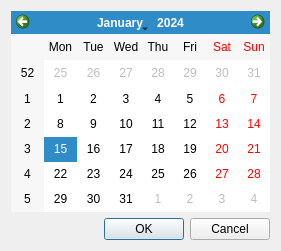
<?xml version="1.0" encoding="UTF-8"?>
<ui version="4.0">
 <class>UserCalendar</class>
 <widget class="QDialog" name="UserCalendar">
  <property name="geometry">
   <rect>
    <x>0</x>
    <y>0</y>
    <width>281</width>
    <height>251</height>
   </rect>
  </property>
  <property name="windowTitle">
   <string>Dialog</string>
  </property>
  <layout class="QGridLayout" name="gridLayout">
   <item row="0" column="0">
    <widget class="QCalendarWidget" name="calendarWidget"/>
   </item>
   <item row="1" column="0">
    <widget class="QDialogButtonBox" name="buttonBox">
     <property name="orientation">
      <enum>Qt::Horizontal</enum>
     </property>
     <property name="standardButtons">
      <set>QDialogButtonBox::Cancel|QDialogButtonBox::Ok</set>
     </property>
    </widget>
   </item>
  </layout>
 </widget>
 <resources/>
 <connections>
  <connection>
   <sender>buttonBox</sender>
   <signal>accepted()</signal>
   <receiver>UserCalendar</receiver>
   <slot>accept()</slot>
   <hints>
    <hint type="sourcelabel">
     <x>248</x>
     <y>254</y>
    </hint>
    <hint type="destinationlabel">
     <x>157</x>
     <y>274</y>
    </hint>
   </hints>
  </connection>
  <connection>
   <sender>buttonBox</sender>
   <signal>rejected()</signal>
   <receiver>UserCalendar</receiver>
   <slot>reject()</slot>
   <hints>
    <hint type="sourcelabel">
     <x>316</x>
     <y>260</y>
    </hint>
    <hint type="destinationlabel">
     <x>286</x>
     <y>274</y>
    </hint>
   </hints>
  </connection>
 </connections>
</ui>
